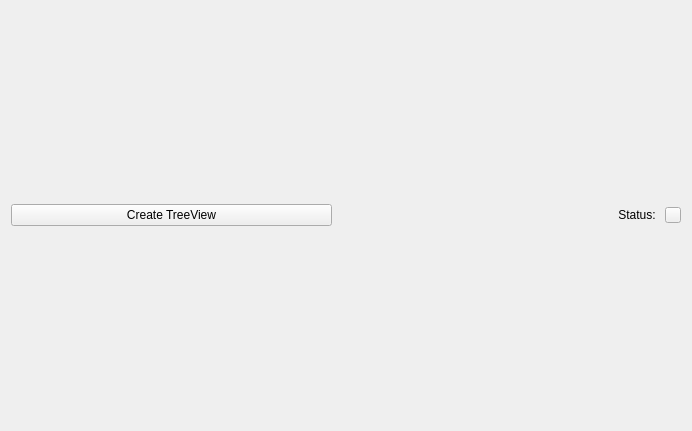
<?xml version="1.0" encoding="UTF-8"?>
<ui version="4.0">
 <class>panelEtp</class>
 <widget class="QWidget" name="panelEtp">
  <property name="geometry">
   <rect>
    <x>0</x>
    <y>0</y>
    <width>692</width>
    <height>431</height>
   </rect>
  </property>
  <property name="windowTitle">
   <string>Form</string>
  </property>
  <layout class="QGridLayout" name="gridLayout">
   <item row="4" column="0">
    <layout class="QVBoxLayout" name="verticalLayout">
     <property name="sizeConstraint">
      <enum>QLayout::SetMinimumSize</enum>
     </property>
     <item>
      <layout class="QHBoxLayout" name="horizontalLayout_2">
       <property name="sizeConstraint">
        <enum>QLayout::SetMinimumSize</enum>
       </property>
       <item>
        <widget class="QPushButton" name="refresh">
         <property name="text">
          <string>Create TreeView</string>
         </property>
        </widget>
       </item>
       <item>
        <widget class="QLabel" name="label">
         <property name="text">
          <string>Status: </string>
         </property>
         <property name="alignment">
          <set>Qt::AlignRight|Qt::AlignTrailing|Qt::AlignVCenter</set>
         </property>
        </widget>
       </item>
       <item>
        <widget class="QPushButton" name="status">
         <property name="maximumSize">
          <size>
           <width>16</width>
           <height>16</height>
          </size>
         </property>
         <property name="text">
          <string notr="true"/>
         </property>
        </widget>
       </item>
      </layout>
     </item>
    </layout>
   </item>
  </layout>
 </widget>
 <resources>
  <include location="PQEtpPanel.qrc"/>
 </resources>
 <connections/>
</ui>
